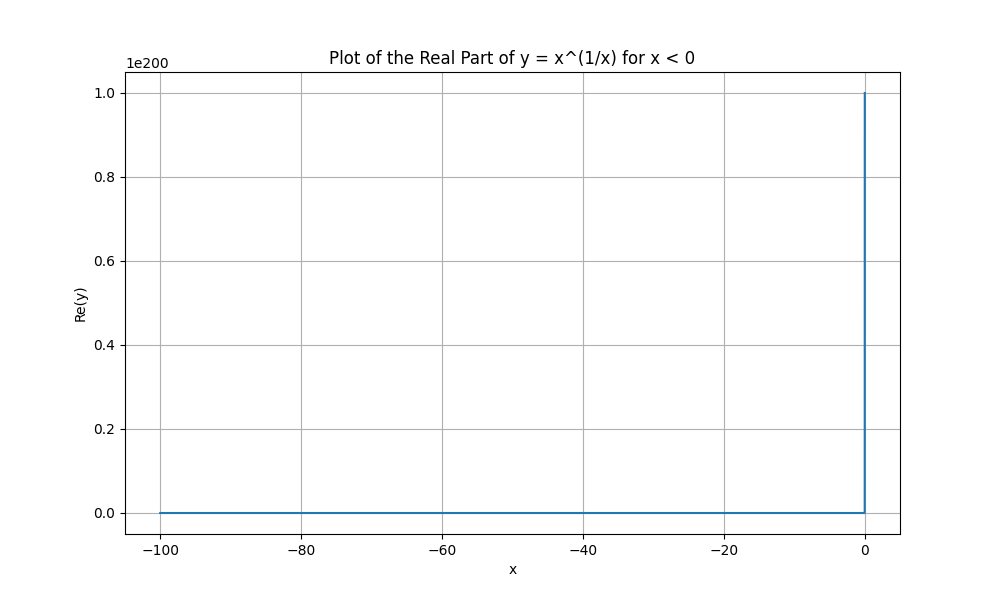

Source code (Python):
import numpy as np
import matplotlib.pyplot as plt

# Define the range for x
x = np.linspace(-100, -0.01, 10000)

# Calculate y = x^(1/x) for complex numbers
y = x.astype(np.complex128)**(1/x.astype(np.complex128))

# Get the real part of y
y_real = y.real

# Create the plot
plt.figure(figsize=(10, 6))
plt.plot(x, y_real)
plt.title("Plot of the Real Part of y = x^(1/x) for x < 0")
plt.xlabel("x")
plt.ylabel("Re(y)")
plt.grid(True)

# Save the plot to a file
plt.savefig("plot_negative.png")
